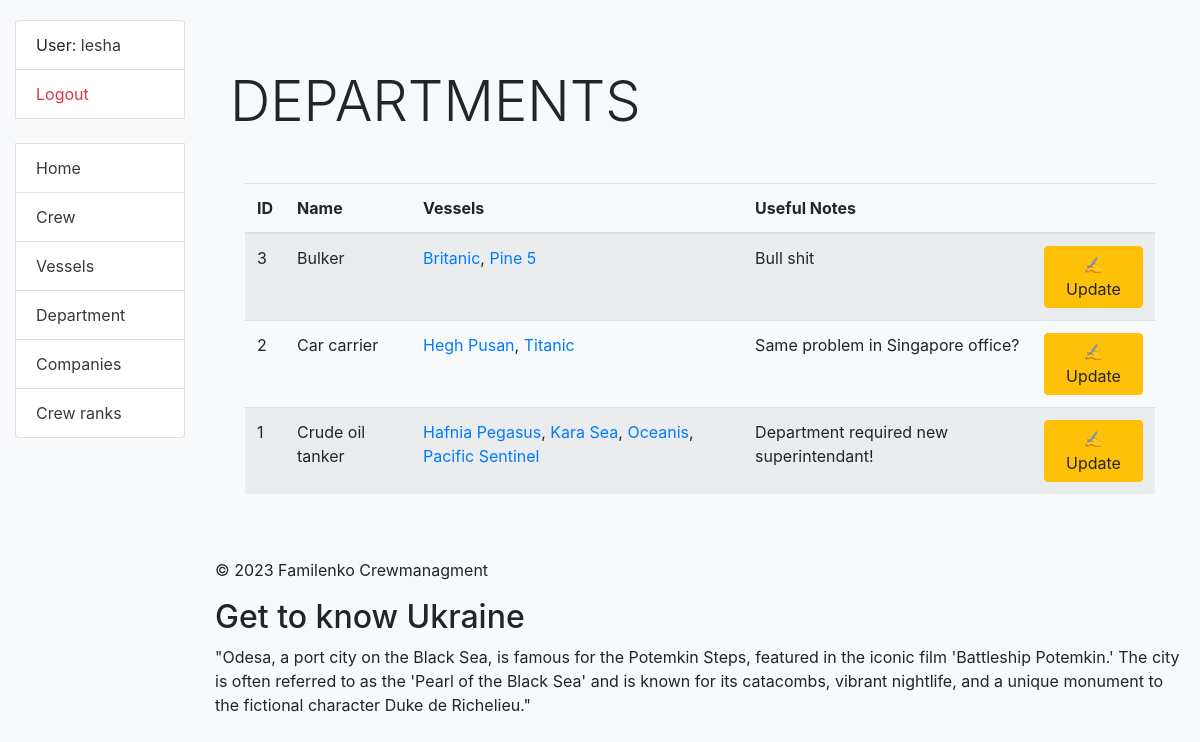
Page /vessel_types/ (signed in) on the committed database.
### crewing/models.py (models this page shows, shortened)
class Crew(AbstractUser):
    position = models.ForeignKey(Position, on_delete=models.CASCADE, related_name='sailors', null=True, blank=True)
    salary = models.IntegerField(null=True, blank=True)
    date_of_birth = models.DateField(null=True, blank=True)
    date_of_joining = models.DateField(null=True, blank=True)
    date_of_leaving = models.DateField(null=True, blank=True)
    vessel_type = models.ManyToManyField(VesselType, related_name='sailors')
    vessel = models.ForeignKey('Vessel', on_delete=models.DO_NOTHING, related_name='sailors', null=True, blank=True)
    class Meta:
        verbose_name_plural = "sailors"
        verbose_name = "sailor"
        ordering = ["-position"]
    def get_absolute_url(self):
        return reverse("crewing:crew-detail", kwargs={"pk": self.pk})

class VesselType(models.Model):
    name = models.CharField(max_length=50, unique=True)
    description = models.TextField(blank=True, null=True)
    class Meta:
        verbose_name = "vessel_type"
        verbose_name_plural = "vessel_types"
        ordering = ["name"]

class Vessel(models.Model):
    name = models.CharField(max_length=50)
    IMO_number = models.IntegerField(unique=True)
    vessel_type = models.ForeignKey(VesselType, on_delete=models.CASCADE, related_name='vessels')
    company = models.ForeignKey('Company', on_delete=models.CASCADE, related_name='vessels')
    class Meta:
        verbose_name_plural = "vessels"
        verbose_name = "vessel"
        ordering = ["name"]
    def get_absolute_url(self):
        return reverse("crewing:vessel-detail", kwargs={"pk": self.pk})

### crewing/views.py (the view)
# urls.py: path("vessel_types/", VesselTypeListView.as_view(), name="vessel-type-list"),
class VesselTypeListView(LoginRequiredMixin, generic.ListView):
    model = VesselType
    context_object_name = "vessel_type_list"
    template_name = "crewing/vessel_type/list.html"
    paginate_by = 5
    def get_context_data(self, **kwargs):
        context = super().get_context_data(**kwargs)
        for vessel_type in context['vessel_type_list']:
            vessel_type.vessels.set(Vessel.objects.filter(vessel_type=vessel_type)[:3])
        return context

### crewing/context_processors.py (called while the page is built)
def get_interesting_fact(request: HttpRequest) -> dict:
    with open("crewing/data_for_footer.json", "r") as f:
        history_data = f.read().split("\n")
    history = random.choice(history_data)
    return {"history": history}

### templates/crewing/vessel_type/list.html
{% extends "base.html" %}
{% load crispy_forms_filters %}
{% block content %}
  <div class="container mt-5">
  <h1 class="display-4 mb-4">
    DEPARTMENTS
  </h1>
    <div class="container mt-5">
      {% if vessel_type_list %}
        <div class="table-responsive">
          <table class="table table-striped">
            <thead>
              <tr>
                <th>ID</th>
                <th>Name</th>
                <th>Vessels</th>
                <th>Useful Notes</th>
                <th></th>
              </tr>
            </thead>
            <tbody>
              {% for vessel_type in vessel_type_list %}
                <tr>
                  <td>{{ vessel_type.id }}</td>
                  <td>{{ vessel_type.name }}</td>
                  <td>
                    {% for vessel in vessel_type.vessels.all %}
                      <a href="{{ vessel.get_absolute_url }}">{{ vessel.name }}</a>{% if not forloop.last %}, {% endif %}
                    {% endfor %}
                  </td>
                  <td>{{ vessel_type.description }}</td>
                  <td>
                    <a href="{% url 'crewing:vessel-type-update' pk=vessel_type.id %}" class="btn btn-warning">
                      ✍️ Update
                    </a>
                  </td>
                </tr>
              {% endfor %}
            </tbody>
          </table>
        </div>
      {% else %}
        <p class="lead">There are no vessel types in the service.</p>
      {% endif %}
    </div>
  </div>
{% endblock %}

### templates/includes/sidebar.html
<ul class="sidebar-nav list-group bg-light">
  {% if user.is_authenticated %}
    <li class="list-group-item">User: <a href="{{ user.get_absolute_url }}" class="text-dark">{{ user.get_username }}</a></li>
    <li class="list-group-item"><a href="{% url 'logout'%}?next={{request.path}}" class="text-danger">Logout</a></li>
  {% else %}
    <li class="list-group-item"><a href="{% url 'login'%}?next={{request.path}}" class="text-primary">Login</a></li>
  {% endif %}
  <br>
  <li class="list-group-item"><a href="{% url 'crewing:index' %}" class="text-dark">Home</a></li>
  <li class="list-group-item"><a href="{% url 'crewing:crew-list' %}" class="text-dark">Crew</a></li>
  <li class="list-group-item"><a href="{% url 'crewing:vessel-list' %}" class="text-dark">Vessels</a></li>
  <li class="list-group-item"><a href="{% url 'crewing:vessel-type-list' %}" class="text-dark">Department</a></li>
  <li class="list-group-item"><a href="{% url 'crewing:company-list' %}" class="text-dark">Companies</a></li>
  <li class="list-group-item"><a href="{% url 'crewing:position-list' %}" class="text-dark">Crew ranks</a></li>
</ul>

### static/css/styles.css (style rules this page uses)
body { margin-top: 20px; }

### rows in the picture
Crew: get_username "lesha"
VesselType: id "3", name "Bulker", description "Bull shit"
Vessel: name "Britanic"
Vessel: name "Pine 5"
VesselType: id "2", name "Car carrier", description "Same problem in Singapore office?"
Vessel: name "Hegh Pusan"
Vessel: name "Titanic"
VesselType: id "1", name "Crude oil tanker", description "Department required new superintendant!"
Vessel: name "Hafnia Pegasus"
Vessel: name "Kara Sea"
Vessel: name "Oceanis"
Vessel: name "Pacific Sentinel"
